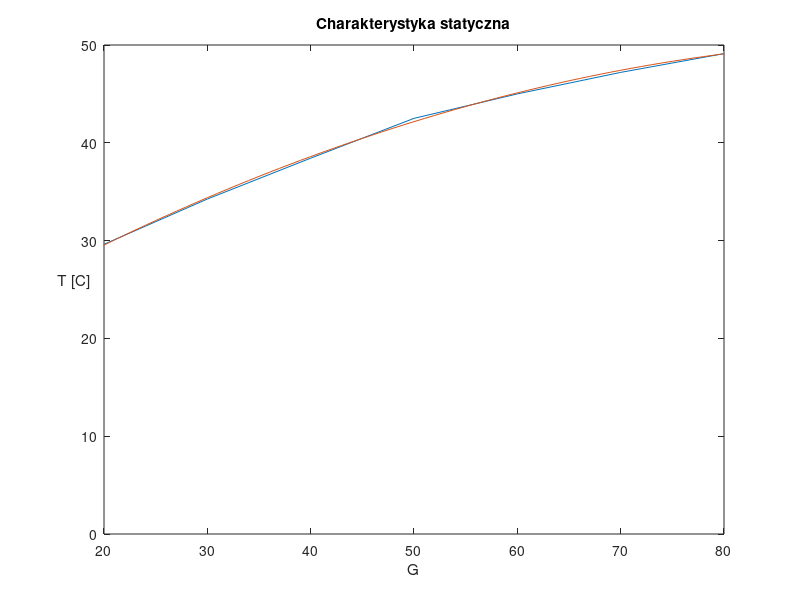

The MATLAB script that drew this image:


plot([20 30 40 50 60 70 80],[29.62 34.25 38.43 42.5 45 47.2 49.12])
hold on

title("Charakterystyka statyczna")
ylabel("T [C]")
xlabel("G")
set(get(gca,'ylabel'),'rotation',0)
xlim([20, 80])
% exportgraphics(gca,'char_stat.pdf')
for x=10:80
y(x) = 17.98214 + 0.6414405*x - 0.003156476*x^2
end
plot(y)